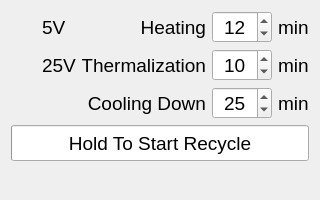
<?xml version="1.0" encoding="UTF-8"?>
<ui version="4.0">
 <class>TemperatureResetAddon</class>
 <widget class="QWidget" name="TemperatureResetAddon">
  <property name="geometry">
   <rect>
    <x>0</x>
    <y>0</y>
    <width>320</width>
    <height>200</height>
   </rect>
  </property>
  <property name="sizePolicy">
   <sizepolicy hsizetype="MinimumExpanding" vsizetype="Fixed">
    <horstretch>0</horstretch>
    <verstretch>0</verstretch>
   </sizepolicy>
  </property>
  <property name="minimumSize">
   <size>
    <width>320</width>
    <height>200</height>
   </size>
  </property>
  <property name="maximumSize">
   <size>
    <width>320</width>
    <height>200</height>
   </size>
  </property>
  <property name="windowTitle">
   <string>Form</string>
  </property>
  <layout class="QGridLayout" name="gridLayout_2">
   <item row="1" column="0">
    <layout class="QGridLayout" name="gridLayout" rowstretch="5,5,5,6,5,0" columnstretch="1,0,0,0">
     <property name="sizeConstraint">
      <enum>QLayout::SetMinAndMaxSize</enum>
     </property>
     <item row="2" column="2">
      <widget class="QSpinBox" name="SB_CoolingDown">
       <property name="sizePolicy">
        <sizepolicy hsizetype="Maximum" vsizetype="Preferred">
         <horstretch>0</horstretch>
         <verstretch>0</verstretch>
        </sizepolicy>
       </property>
       <property name="minimumSize">
        <size>
         <width>60</width>
         <height>0</height>
        </size>
       </property>
       <property name="font">
        <font>
         <pointsize>14</pointsize>
        </font>
       </property>
       <property name="alignment">
        <set>Qt::AlignCenter</set>
       </property>
       <property name="value">
        <number>25</number>
       </property>
      </widget>
     </item>
     <item row="2" column="1">
      <widget class="QLabel" name="label_5">
       <property name="sizePolicy">
        <sizepolicy hsizetype="Preferred" vsizetype="Preferred">
         <horstretch>0</horstretch>
         <verstretch>0</verstretch>
        </sizepolicy>
       </property>
       <property name="font">
        <font>
         <pointsize>14</pointsize>
        </font>
       </property>
       <property name="text">
        <string>Cooling Down</string>
       </property>
       <property name="alignment">
        <set>Qt::AlignRight|Qt::AlignTrailing|Qt::AlignVCenter</set>
       </property>
      </widget>
     </item>
     <item row="1" column="3">
      <widget class="QLabel" name="label_3">
       <property name="sizePolicy">
        <sizepolicy hsizetype="Preferred" vsizetype="Preferred">
         <horstretch>0</horstretch>
         <verstretch>0</verstretch>
        </sizepolicy>
       </property>
       <property name="font">
        <font>
         <pointsize>14</pointsize>
        </font>
       </property>
       <property name="text">
        <string>min</string>
       </property>
      </widget>
     </item>
     <item row="2" column="3">
      <widget class="QLabel" name="label_6">
       <property name="sizePolicy">
        <sizepolicy hsizetype="Preferred" vsizetype="Preferred">
         <horstretch>0</horstretch>
         <verstretch>0</verstretch>
        </sizepolicy>
       </property>
       <property name="font">
        <font>
         <pointsize>14</pointsize>
        </font>
       </property>
       <property name="text">
        <string>min</string>
       </property>
      </widget>
     </item>
     <item row="3" column="0" colspan="4">
      <widget class="QProgressBar" name="progressBar">
       <property name="sizePolicy">
        <sizepolicy hsizetype="Preferred" vsizetype="Minimum">
         <horstretch>0</horstretch>
         <verstretch>0</verstretch>
        </sizepolicy>
       </property>
       <property name="maximumSize">
        <size>
         <width>2500</width>
         <height>16777215</height>
        </size>
       </property>
       <property name="font">
        <font>
         <pointsize>14</pointsize>
        </font>
       </property>
       <property name="maximum">
        <number>106</number>
       </property>
       <property name="value">
        <number>0</number>
       </property>
       <property name="alignment">
        <set>Qt::AlignCenter</set>
       </property>
       <property name="format">
        <string>Hold To Start Recycle</string>
       </property>
      </widget>
     </item>
     <item row="1" column="2">
      <widget class="QSpinBox" name="SB_ThermalizationTime">
       <property name="sizePolicy">
        <sizepolicy hsizetype="Maximum" vsizetype="Preferred">
         <horstretch>0</horstretch>
         <verstretch>0</verstretch>
        </sizepolicy>
       </property>
       <property name="minimumSize">
        <size>
         <width>60</width>
         <height>0</height>
        </size>
       </property>
       <property name="font">
        <font>
         <pointsize>14</pointsize>
        </font>
       </property>
       <property name="alignment">
        <set>Qt::AlignCenter</set>
       </property>
       <property name="value">
        <number>10</number>
       </property>
      </widget>
     </item>
     <item row="0" column="2">
      <widget class="QSpinBox" name="SB_HeatingTime">
       <property name="sizePolicy">
        <sizepolicy hsizetype="Maximum" vsizetype="Preferred">
         <horstretch>0</horstretch>
         <verstretch>0</verstretch>
        </sizepolicy>
       </property>
       <property name="minimumSize">
        <size>
         <width>60</width>
         <height>0</height>
        </size>
       </property>
       <property name="font">
        <font>
         <pointsize>14</pointsize>
        </font>
       </property>
       <property name="alignment">
        <set>Qt::AlignCenter</set>
       </property>
       <property name="value">
        <number>12</number>
       </property>
      </widget>
     </item>
     <item row="0" column="1">
      <widget class="QLabel" name="label_2">
       <property name="sizePolicy">
        <sizepolicy hsizetype="Preferred" vsizetype="Preferred">
         <horstretch>0</horstretch>
         <verstretch>0</verstretch>
        </sizepolicy>
       </property>
       <property name="font">
        <font>
         <pointsize>14</pointsize>
        </font>
       </property>
       <property name="text">
        <string>Heating</string>
       </property>
       <property name="alignment">
        <set>Qt::AlignRight|Qt::AlignTrailing|Qt::AlignVCenter</set>
       </property>
      </widget>
     </item>
     <item row="4" column="0" colspan="4">
      <layout class="QHBoxLayout" name="horizontalLayout" stretch="1,2">
       <property name="sizeConstraint">
        <enum>QLayout::SetMaximumSize</enum>
       </property>
       <item>
        <widget class="QLabel" name="L_Time">
         <property name="sizePolicy">
          <sizepolicy hsizetype="Maximum" vsizetype="Maximum">
           <horstretch>0</horstretch>
           <verstretch>0</verstretch>
          </sizepolicy>
         </property>
         <property name="font">
          <font>
           <pointsize>14</pointsize>
          </font>
         </property>
         <property name="text">
          <string/>
         </property>
         <property name="alignment">
          <set>Qt::AlignCenter</set>
         </property>
        </widget>
       </item>
       <item>
        <widget class="QLabel" name="L_State">
         <property name="sizePolicy">
          <sizepolicy hsizetype="Maximum" vsizetype="Maximum">
           <horstretch>0</horstretch>
           <verstretch>0</verstretch>
          </sizepolicy>
         </property>
         <property name="font">
          <font>
           <pointsize>14</pointsize>
          </font>
         </property>
         <property name="text">
          <string/>
         </property>
         <property name="alignment">
          <set>Qt::AlignCenter</set>
         </property>
        </widget>
       </item>
      </layout>
     </item>
     <item row="1" column="1">
      <widget class="QLabel" name="label">
       <property name="sizePolicy">
        <sizepolicy hsizetype="Preferred" vsizetype="Preferred">
         <horstretch>0</horstretch>
         <verstretch>0</verstretch>
        </sizepolicy>
       </property>
       <property name="font">
        <font>
         <pointsize>14</pointsize>
        </font>
       </property>
       <property name="text">
        <string>Thermalization</string>
       </property>
       <property name="alignment">
        <set>Qt::AlignRight|Qt::AlignTrailing|Qt::AlignVCenter</set>
       </property>
      </widget>
     </item>
     <item row="0" column="3">
      <widget class="QLabel" name="label_4">
       <property name="sizePolicy">
        <sizepolicy hsizetype="Preferred" vsizetype="Preferred">
         <horstretch>0</horstretch>
         <verstretch>0</verstretch>
        </sizepolicy>
       </property>
       <property name="font">
        <font>
         <pointsize>14</pointsize>
        </font>
       </property>
       <property name="text">
        <string>min</string>
       </property>
      </widget>
     </item>
     <item row="0" column="0">
      <layout class="QHBoxLayout" name="horizontalLayout_2">
       <item>
        <widget class="QLabel" name="L_5vIndicator">
         <property name="sizePolicy">
          <sizepolicy hsizetype="Preferred" vsizetype="Preferred">
           <horstretch>0</horstretch>
           <verstretch>0</verstretch>
          </sizepolicy>
         </property>
         <property name="minimumSize">
          <size>
           <width>25</width>
           <height>25</height>
          </size>
         </property>
         <property name="maximumSize">
          <size>
           <width>25</width>
           <height>25</height>
          </size>
         </property>
         <property name="sizeIncrement">
          <size>
           <width>1</width>
           <height>1</height>
          </size>
         </property>
         <property name="text">
          <string/>
         </property>
        </widget>
       </item>
       <item>
        <widget class="QLabel" name="label_7">
         <property name="sizePolicy">
          <sizepolicy hsizetype="Preferred" vsizetype="Preferred">
           <horstretch>0</horstretch>
           <verstretch>0</verstretch>
          </sizepolicy>
         </property>
         <property name="font">
          <font>
           <pointsize>14</pointsize>
          </font>
         </property>
         <property name="text">
          <string>5V</string>
         </property>
         <property name="alignment">
          <set>Qt::AlignLeading|Qt::AlignLeft|Qt::AlignVCenter</set>
         </property>
        </widget>
       </item>
      </layout>
     </item>
     <item row="1" column="0">
      <layout class="QHBoxLayout" name="horizontalLayout_3">
       <item>
        <widget class="QLabel" name="L_25vIndicator">
         <property name="sizePolicy">
          <sizepolicy hsizetype="Preferred" vsizetype="Preferred">
           <horstretch>0</horstretch>
           <verstretch>0</verstretch>
          </sizepolicy>
         </property>
         <property name="minimumSize">
          <size>
           <width>25</width>
           <height>25</height>
          </size>
         </property>
         <property name="maximumSize">
          <size>
           <width>25</width>
           <height>25</height>
          </size>
         </property>
         <property name="sizeIncrement">
          <size>
           <width>1</width>
           <height>1</height>
          </size>
         </property>
         <property name="text">
          <string/>
         </property>
        </widget>
       </item>
       <item>
        <widget class="QLabel" name="label_8">
         <property name="sizePolicy">
          <sizepolicy hsizetype="Preferred" vsizetype="Preferred">
           <horstretch>0</horstretch>
           <verstretch>0</verstretch>
          </sizepolicy>
         </property>
         <property name="font">
          <font>
           <pointsize>14</pointsize>
          </font>
         </property>
         <property name="text">
          <string>25V</string>
         </property>
         <property name="alignment">
          <set>Qt::AlignLeading|Qt::AlignLeft|Qt::AlignVCenter</set>
         </property>
        </widget>
       </item>
      </layout>
     </item>
     <item row="2" column="0">
      <layout class="QHBoxLayout" name="horizontalLayout_4">
       <item>
        <widget class="QLabel" name="L_25vIndicator_2">
         <property name="sizePolicy">
          <sizepolicy hsizetype="Preferred" vsizetype="Preferred">
           <horstretch>0</horstretch>
           <verstretch>0</verstretch>
          </sizepolicy>
         </property>
         <property name="minimumSize">
          <size>
           <width>25</width>
           <height>25</height>
          </size>
         </property>
         <property name="maximumSize">
          <size>
           <width>25</width>
           <height>25</height>
          </size>
         </property>
         <property name="sizeIncrement">
          <size>
           <width>1</width>
           <height>1</height>
          </size>
         </property>
         <property name="text">
          <string/>
         </property>
        </widget>
       </item>
       <item>
        <widget class="QLabel" name="label_9">
         <property name="sizePolicy">
          <sizepolicy hsizetype="Preferred" vsizetype="Preferred">
           <horstretch>0</horstretch>
           <verstretch>0</verstretch>
          </sizepolicy>
         </property>
         <property name="font">
          <font>
           <pointsize>14</pointsize>
          </font>
         </property>
         <property name="text">
          <string/>
         </property>
         <property name="alignment">
          <set>Qt::AlignLeading|Qt::AlignLeft|Qt::AlignVCenter</set>
         </property>
        </widget>
       </item>
      </layout>
     </item>
    </layout>
   </item>
  </layout>
 </widget>
 <tabstops>
  <tabstop>SB_HeatingTime</tabstop>
  <tabstop>SB_ThermalizationTime</tabstop>
  <tabstop>SB_CoolingDown</tabstop>
 </tabstops>
 <resources/>
 <connections/>
</ui>
